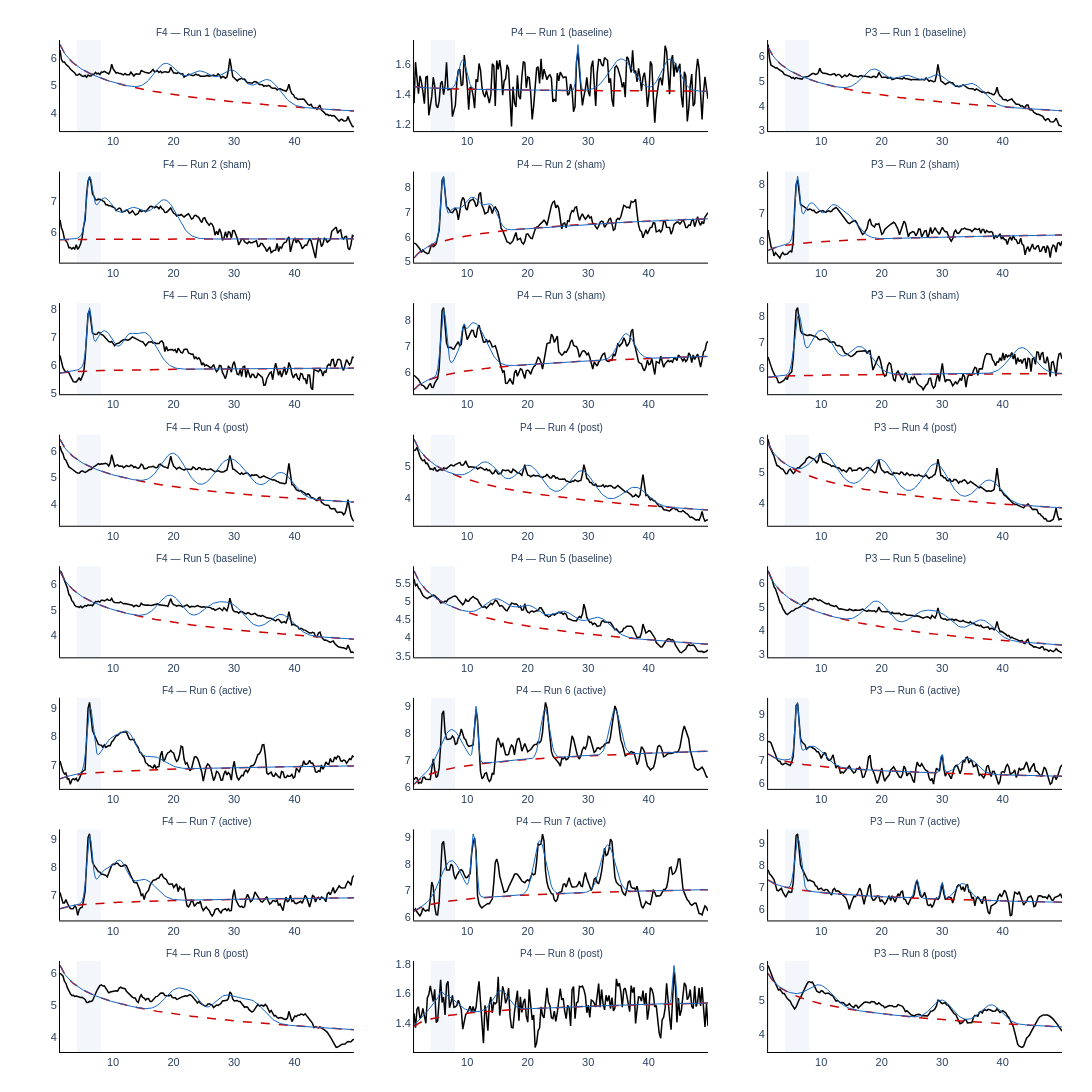

Notebook code for this chart:
### Markdown cell above
## 4. Specparam Model Visualization

Visualize the spectral parameterization fit for each run × channel. Shows the original PSD, the 1/f aperiodic fit, and the detected oscillatory peaks. This is critical for verifying that the model is fitting sensibly and that detected theta peaks are genuine oscillations rather than 1/f artifacts.

### Code cell
# =============================================================================
# 4. Specparam Fit Visualization — All Runs × Channels
# =============================================================================
#
# WHAT THIS PLOT SHOWS:
# - Black line: original PSD (log power, what we measured)
# - Red dashed line: the fitted 1/f aperiodic component
# - Blue line: full model fit (1/f + peaks)
# - Light blue shading on theta band (4-8 Hz) for reference
# - If the blue line rises above the red dashed line in theta,
#   that indicates an oscillatory peak above the 1/f background.

available_runs = sorted(all_runs.keys())
n_runs = len(available_runs)

fig = make_subplots(
    rows=n_runs, cols=3,
    subplot_titles=[f'{ch} — Run {r} ({all_runs[r]["condition"]})'
                    for r in available_runs for ch in EEG_CH_LABELS],
    vertical_spacing=0.08 if n_runs <= 4 else 0.04,
    horizontal_spacing=0.06,
)

for row_i, run_num in enumerate(available_runs):
    for col_i, ch_label in enumerate(EEG_CH_LABELS):
        model = specparam_models.get((run_num, ch_label))
        if model is None:
            continue
        
        mc = get_model_components(model)
        r = row_i + 1
        c = col_i + 1
        
        # Original PSD
        fig.add_trace(go.Scatter(
            x=mc['freqs'], y=mc['power_spectrum'],
            mode='lines', line=dict(color='black', width=1.5),
            name='PSD', showlegend=False,
            hovertemplate='%{x:.1f} Hz: %{y:.2f}<extra>PSD</extra>',
        ), row=r, col=c)
        
        # Aperiodic (1/f) fit
        fig.add_trace(go.Scatter(
            x=mc['freqs'], y=mc['ap_fit'],
            mode='lines', line=dict(color='#CC0000', width=1.5, dash='dash'),
            name='1/f fit', showlegend=False,
            hovertemplate='%{x:.1f} Hz: %{y:.2f}<extra>1/f</extra>',
        ), row=r, col=c)
        
        # Full model fit
        fig.add_trace(go.Scatter(
            x=mc['freqs'], y=mc['modeled_spectrum'],
            mode='lines', line=dict(color='#1565C0', width=1),
            name='Model', showlegend=False,
        ), row=r, col=c)
        
        # Theta band shading
        fig.add_vrect(x0=4, x1=8, fillcolor='#1565C0', opacity=0.05,
                      line_width=0, row=r, col=c)

fig.update_layout(
    height=max(300 * n_runs, 600), width=1100,
    template='plotly_white',
    margin=dict(l=60, r=30, t=40, b=40),
    font=dict(family='Arial', size=11),
)

fig.update_xaxes(showgrid=False, zeroline=False,
                 showline=True, linewidth=1, linecolor='black')
fig.update_yaxes(showgrid=False,
                 showline=True, linewidth=1, linecolor='black')

for ann in fig.layout.annotations:
    ann.update(font_size=10)

fig.show(config=dict(toImageButtonOptions=dict(
    filename=f'specparam_fits_sub-{SUBJECT_ID}')))
